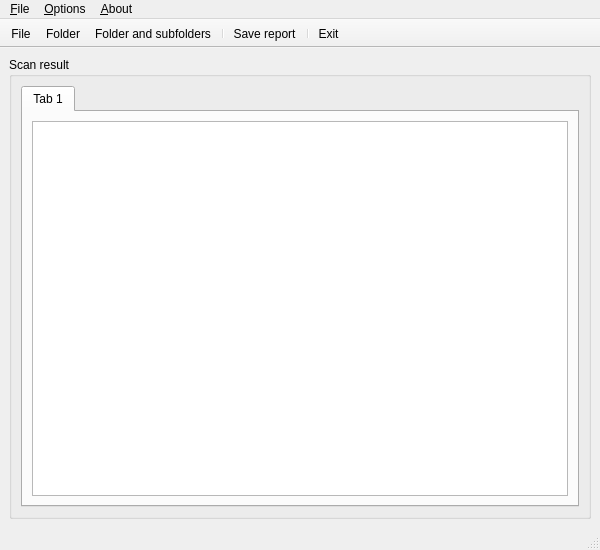
<ui version="4.0">
 <class>MainWindow</class>
 <widget class="QMainWindow" name="MainWindow">
  <property name="geometry">
   <rect>
    <x>0</x>
    <y>0</y>
    <width>600</width>
    <height>550</height>
   </rect>
  </property>
  <property name="minimumSize">
   <size>
    <width>600</width>
    <height>550</height>
   </size>
  </property>
  <property name="windowTitle">
   <string>MainWindow</string>
  </property>
  <property name="windowIcon">
   <iconset resource="../../resources/ResManager.qrc">
    <normaloff>:/main/themonospot_48.png</normaloff>:/main/themonospot_48.png</iconset>
  </property>
  <property name="toolTip">
   <string/>
  </property>
  <property name="statusTip">
   <string/>
  </property>
  <widget class="QWidget" name="centralwidget">
   <layout class="QGridLayout" name="gridLayout">
    <item row="0" column="0">
     <widget class="QGroupBox" name="grpResult">
      <property name="title">
       <string>Scan result</string>
      </property>
      <property name="flat">
       <bool>false</bool>
      </property>
      <layout class="QGridLayout" name="gridLayout_2">
       <item row="0" column="0">
        <widget class="QTabWidget" name="tabContainer">
         <property name="currentIndex">
          <number>0</number>
         </property>
         <widget class="QWidget" name="tab">
          <attribute name="title">
           <string>Tab 1</string>
          </attribute>
          <layout class="QGridLayout" name="gridLayout_3">
           <item row="0" column="0">
            <widget class="QListWidget" name="listWidget"/>
           </item>
          </layout>
         </widget>
        </widget>
       </item>
      </layout>
     </widget>
    </item>
   </layout>
  </widget>
  <widget class="QMenuBar" name="menubar">
   <property name="geometry">
    <rect>
     <x>0</x>
     <y>0</y>
     <width>600</width>
     <height>24</height>
    </rect>
   </property>
   <widget class="QMenu" name="menu_File">
    <property name="title">
     <string>&amp;File</string>
    </property>
    <addaction name="actionScanFile"/>
    <addaction name="actionScanFolder"/>
    <addaction name="actionScanFolderSubfolders"/>
    <addaction name="separator"/>
    <addaction name="actionSaveReport"/>
    <addaction name="separator"/>
    <addaction name="actionExit"/>
   </widget>
   <widget class="QMenu" name="menu_Options">
    <property name="title">
     <string>&amp;Options</string>
    </property>
    <addaction name="actionAutoReport"/>
   </widget>
   <widget class="QMenu" name="menu_About">
    <property name="title">
     <string>&amp;About</string>
    </property>
    <addaction name="actionInfoAbout"/>
   </widget>
   <addaction name="menu_File"/>
   <addaction name="menu_Options"/>
   <addaction name="menu_About"/>
  </widget>
  <widget class="QStatusBar" name="statusbar"/>
  <widget class="QToolBar" name="toolBar">
   <property name="contextMenuPolicy">
    <enum>Qt::DefaultContextMenu</enum>
   </property>
   <property name="windowTitle">
    <string>toolBar</string>
   </property>
   <property name="movable">
    <bool>false</bool>
   </property>
   <property name="toolButtonStyle">
    <enum>Qt::ToolButtonTextBesideIcon</enum>
   </property>
   <property name="floatable">
    <bool>false</bool>
   </property>
   <attribute name="toolBarArea">
    <enum>TopToolBarArea</enum>
   </attribute>
   <attribute name="toolBarBreak">
    <bool>false</bool>
   </attribute>
   <addaction name="actionScanFile"/>
   <addaction name="actionScanFolder"/>
   <addaction name="actionScanFolderSubfolders"/>
   <addaction name="separator"/>
   <addaction name="actionSaveReport"/>
   <addaction name="separator"/>
   <addaction name="actionExit"/>
  </widget>
  <action name="actionScanFile">
   <property name="icon">
    <iconset resource="../../resources/ResManager.qrc">
     <normaloff>:/main/document-open.png</normaloff>:/main/document-open.png</iconset>
   </property>
   <property name="text">
    <string>F&amp;ile</string>
   </property>
   <property name="statusTip">
    <string>Scan media file to extract info</string>
   </property>
   <property name="shortcut">
    <string>Ctrl+1</string>
   </property>
  </action>
  <action name="actionScanFolder">
   <property name="icon">
    <iconset resource="../../resources/ResManager.qrc">
     <normaloff>:/main/document-open.png</normaloff>:/main/document-open.png</iconset>
   </property>
   <property name="text">
    <string>F&amp;older</string>
   </property>
   <property name="statusTip">
    <string>Scan media files contained in a specific folder to extract info</string>
   </property>
   <property name="shortcut">
    <string>Ctrl+2</string>
   </property>
  </action>
  <action name="actionScanFolderSubfolders">
   <property name="icon">
    <iconset resource="../../resources/ResManager.qrc">
     <normaloff>:/main/document-open.png</normaloff>:/main/document-open.png</iconset>
   </property>
   <property name="text">
    <string>Folder &amp;and subfolders</string>
   </property>
   <property name="toolTip">
    <string>Scan Folder and subfolders</string>
   </property>
   <property name="statusTip">
    <string>Scan media files contained in a specific folder and her subfolders to extract info</string>
   </property>
   <property name="shortcut">
    <string>Ctrl+3</string>
   </property>
  </action>
  <action name="actionSaveReport">
   <property name="icon">
    <iconset resource="../../resources/ResManager.qrc">
     <normaloff>:/main/document-save-as.png</normaloff>:/main/document-save-as.png</iconset>
   </property>
   <property name="text">
    <string>&amp;Save report</string>
   </property>
   <property name="statusTip">
    <string>Save report of selected file in a text file</string>
   </property>
   <property name="shortcut">
    <string>Ctrl+S</string>
   </property>
  </action>
  <action name="actionExit">
   <property name="icon">
    <iconset resource="../../resources/ResManager.qrc">
     <normaloff>:/main/application-exit.png</normaloff>:/main/application-exit.png</iconset>
   </property>
   <property name="text">
    <string>&amp;Exit</string>
   </property>
   <property name="statusTip">
    <string>Close application</string>
   </property>
   <property name="shortcut">
    <string>Ctrl+Q</string>
   </property>
  </action>
  <action name="actionAutoReport">
   <property name="checkable">
    <bool>true</bool>
   </property>
   <property name="icon">
    <iconset resource="../../resources/ResManager.qrc">
     <normaloff>:/main/export.png</normaloff>:/main/export.png</iconset>
   </property>
   <property name="text">
    <string>&amp;Auto save report</string>
   </property>
   <property name="statusTip">
    <string>For each file scanned, generate a report file in the same folder</string>
   </property>
  </action>
  <action name="actionInfoAbout">
   <property name="icon">
    <iconset resource="../../resources/ResManager.qrc">
     <normaloff>:/main/themonospot_48.png</normaloff>:/main/themonospot_48.png</iconset>
   </property>
   <property name="text">
    <string>&amp;Information about Themonospot</string>
   </property>
   <property name="statusTip">
    <string>Information about Themonospot</string>
   </property>
  </action>
 </widget>
 <resources>
  <include location="../../resources/ResManager.qrc"/>
 </resources>
 <connections/>
</ui>
